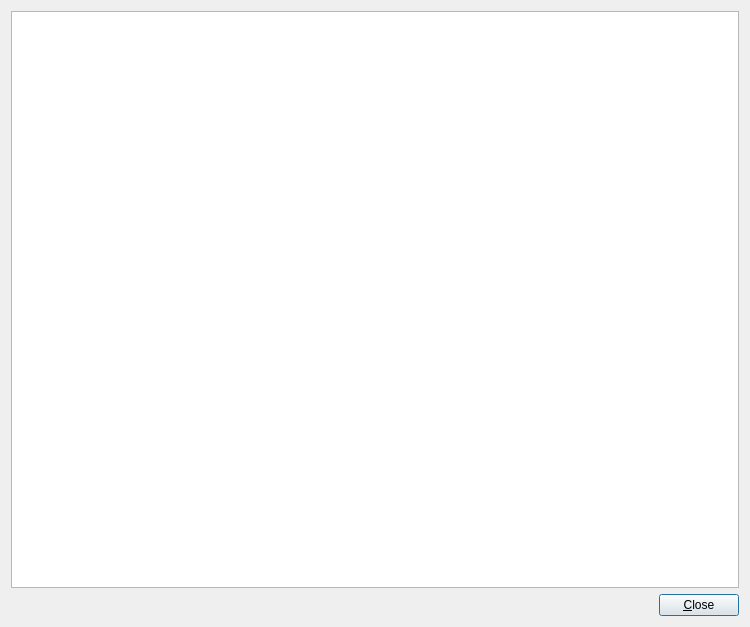
<?xml version="1.0" encoding="UTF-8"?>
<ui version="4.0">
 <class>TemplateKeywordDialog</class>
 <widget class="QDialog" name="TemplateKeywordDialog">
  <property name="geometry">
   <rect>
    <x>0</x>
    <y>0</y>
    <width>750</width>
    <height>627</height>
   </rect>
  </property>
  <property name="windowTitle">
   <string>Template Help</string>
  </property>
  <layout class="QVBoxLayout" name="verticalLayout">
   <item>
    <widget class="QTextEdit" name="textEdit"/>
   </item>
   <item>
    <layout class="QHBoxLayout" name="horizontalLayout">
     <item>
      <spacer name="horizontalSpacer">
       <property name="orientation">
        <enum>Qt::Horizontal</enum>
       </property>
       <property name="sizeHint" stdset="0">
        <size>
         <width>40</width>
         <height>20</height>
        </size>
       </property>
      </spacer>
     </item>
     <item>
      <widget class="QPushButton" name="pushButton">
       <property name="text">
        <string>&amp;Close</string>
       </property>
      </widget>
     </item>
    </layout>
   </item>
  </layout>
 </widget>
 <resources/>
 <connections>
  <connection>
   <sender>pushButton</sender>
   <signal>clicked()</signal>
   <receiver>TemplateKeywordDialog</receiver>
   <slot>accept()</slot>
   <hints>
    <hint type="sourcelabel">
     <x>360</x>
     <y>286</y>
    </hint>
    <hint type="destinationlabel">
     <x>399</x>
     <y>265</y>
    </hint>
   </hints>
  </connection>
 </connections>
</ui>
